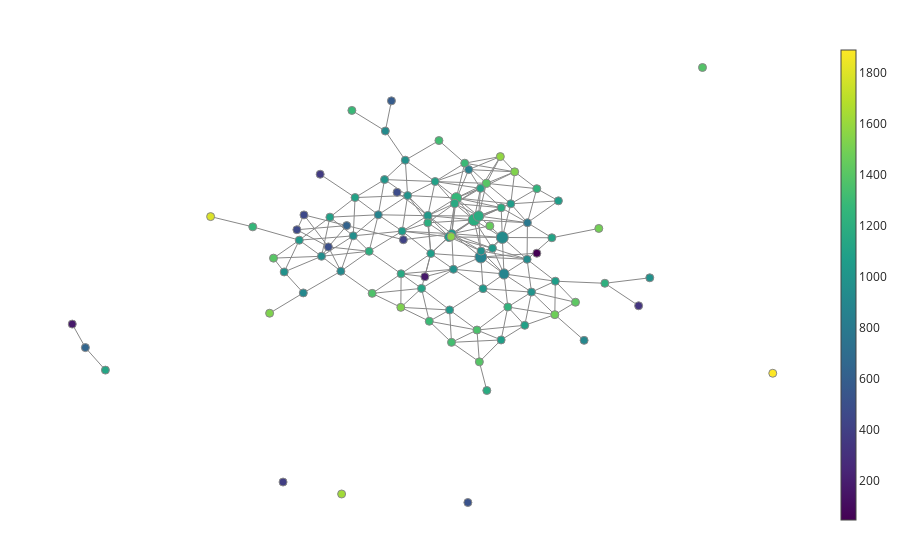

Here is the notebook cell this chart was saved with:
### Code cell
fig = plot_static_mapper_graph(mapper_pipeline, X, layout_dim=2)
fig.show()

### Figure 1 — Plotly figure (JSON) as saved in the notebook; plotly's stock layout.template omitted (floating-point values rounded to 4 significant figures; data arrays with more than 128 entries replaced by an {"elided": "..."} marker saying what was removed)
{"data": [{"hoverinfo": "none", "line": {"color": "#888", "width": 1}, "mode": "lines", "name": "edge_trace", "type": "scatter", "uid": "4dcd7ad9-d204-42c5-bd13-bd4157a7e688", "x": {"elided": "723 float values"}, "y": {"elided": "723 float values"}}, {"hoverinfo": "text", "hovertext": ["Node ID: 0<br>Pullback set label: 43<br>Partial cluster label: -1<br>Node size: 216<br>Summary statistic: 931.0", "Node ID: 1<br>Pullback set label: 53<br>Partial cluster label: -1<br>Node size: 158<br>Summary statistic: 882.0", "Node ID: 2<br>Pullback set label: 44<br>Partial cluster label: -1<br>Node size: 210<br>Summary statistic: 874.0", "Node ID: 3<br>Pullback set label: 53<br>Partial cluster label: 0<br>Node size: 5<br>Summary statistic: 48.2", "Node ID: 4<br>Pullback set label: 34<br>Partial cluster label: 0<br>Node size: 43<br>Summary statistic: 1180.0", "Node ID: 5<br>Pullback set label: 35<br>Partial cluster label: 0<br>Node size: 210<br>Summary statistic: 1190.0", "Node ID: 6<br>Pullback set label: 42<br>Partial cluster label: -1<br>Node size: 31<br>Summary statistic: 785.0", "Node ID: 7<br>Pullback set label: 45<br>Partial cluster label: -1<br>Node size: 53<br>Summary statistic: 976.0", "Node ID: 8<br>Pullback set label: 46<br>Partial cluster label: 0<br>Node size: 5<br>Summary statistic: 172.0", "Node ID: 9<br>Pullback set label: 35<br>Partial cluster label: -1<br>Node size: 163<br>Summary statistic: 1170.0", "Node ID: 10<br>Pullback set label: 36<br>Partial cluster label: -1<br>Node size: 111<br>Summary statistic: 1020.0", "Node ID: 11<br>Pullback set label: 18<br>Partial cluster label: -1<br>Node size: 63<br>Summary statistic: 990.0", "Node ID: 12<br>Pullback set label: 34<br>Partial cluster label: -1<br>Node size: 43<br>Summary statistic: 1060.0", "Node ID: 13<br>Pullback set label: 19<br>Partial cluster label: -1<br>Node size: 39<br>Summary statistic: 872.0", "Node ID: 14<br>Pullback set label: 28<br>Partial cluster label: -1<br>Node size: 101<br>Summary statistic: 1020.0", "Node ID: 15<br>Pullback set label: 43<br>Partial cluster label: 0<br>Node size: 94<br>Summary statistic: 973.0", "Node ID: 16<br>Pullback set label: 61<br>Partial cluster label: -1<br>Node size: 44<br>Summary statistic: 988.0", "Node ID: 17<br>Pullback set label: 27<br>Partial cluster label: -1<br>Node size: 170<br>Summary statistic: 1270.0", "Node ID: 18<br>Pullback set label: 26<br>Partial cluster label: -1<br>Node size: 99<br>Summary statistic: 1400.0", "Node ID: 19<br>Pullback set label: 36<br>Partial cluster label: 0<br>Node size: 126<br>Summary statistic: 1030.0", "Node ID: 20<br>Pullback set label: 17<br>Partial cluster label: -1<br>Node size: 92<br>Summary statistic: 1090.0", "Node ID: 21<br>Pullback set label: 20<br>Partial cluster label: 0<br>Node size: 33<br>Summary statistic: 498.0", "Node ID: 22<br>Pullback set label: 44<br>Partial cluster label: 0<br>Node size: 77<br>Summary statistic: 1040.0", "Node ID: 23<br>Pullback set label: 10<br>Partial cluster label: -1<br>Node size: 24<br>Summary statistic: 1020.0", "Node ID: 24<br>Pullback set label: 9<br>Partial cluster label: -1<br>Node size: 31<br>Summary statistic: 980.0", "Node ID: 25<br>Pullback set label: 51<br>Partial cluster label: -1<br>Node size: 11<br>Summary statistic: 1110.0", "Node ID: 26<br>Pullback set label: 52<br>Partial cluster label: -1<br>Node size: 90<br>Summary statistic: 933.0", "Node ID: 27<br>Pullback set label: 29<br>Partial cluster label: -1<br>Node size: 54<br>Summary statistic: 1060.0", "Node ID: 28<br>Pullback set label: 37<br>Partial cluster label: -1<br>Node size: 45<br>Summary statistic: 1070.0", "Node ID: 29<br>Pullback set label: 16<br>Partial cluster label: -1<br>Node size: 65<br>Summary statistic: 1290.0", "Node ID: 30<br>Pullback set label: 62<br>Partial cluster label: -1<br>Node size: 29<br>Summary statistic: 1240.0", "Node ID: 31<br>Pullback set label: 29<br>Partial cluster label: 0<br>Node size: 19<br>Summary statistic: 627.0", "Node ID: 32<br>Pullback set label: 30<br>Partial cluster label: 0<br>Node size: 17<br>Summary statistic: 461.0", "Node ID: 33<br>Pullback set label: 8<br>Partial cluster label: -1<br>Node size: 17<br>Summary statistic: 1320.0", "Node ID: 34<br>Pullback set label: 38<br>Partial cluster label: -1<br>Node size: 20<br>Summary statistic: 1160.0", "Node ID: 35<br>Pullback set label: 21<br>Partial cluster label: -1<br>Node size: 37<br>Summary statistic: 947.0", "Node ID: 36<br>Pullback set label: 19<br>Partial cluster label: 0<br>Node size: 8<br>Summary statistic: 464.0", "Node ID: 37<br>Pullback set label: 20<br>Partial cluster label: -1<br>Node size: 58<br>Summary statistic: 955.0", "Node ID: 38<br>Pullback set label: 60<br>Partial cluster label: -1<br>Node size: 14<br>Summary statistic: 1070.0", "Node ID: 39<br>Pullback set label: 13<br>Partial cluster label: -1<br>Node size: 20<br>Summary statistic: 1040.0", "Node ID: 40<br>Pullback set label: 1<br>Partial cluster label: -1<br>Node size: 7<br>Summary statistic: 929.0", "Node ID: 41<br>Pullback set label: 12<br>Partial cluster label: -1<br>Node size: 19<br>Summary statistic: 1100.0", "Node ID: 42<br>Pullback set label: 46<br>Partial cluster label: -1<br>Node size: 13<br>Summary statistic: 1130.0", "Node ID: 43<br>Pullback set label: 37<br>Partial cluster label: 0<br>Node size: 5<br>Summary statistic: 415.0", "Node ID: 44<br>Pullback set label: 49<br>Partial cluster label: -1<br>Node size: 2<br>Summary statistic: 652.0", "Node ID: 45<br>Pullback set label: 57<br>Partial cluster label: -1<br>Node size: 1<br>Summary statistic: 175.0", "Node ID: 46<br>Pullback set label: 59<br>Partial cluster label: -1<br>Node size: 9<br>Summary statistic: 1210.0", "Node ID: 47<br>Pullback set label: 28<br>Partial cluster label: 0<br>Node size: 27<br>Summary statistic: 1200.0", "Node ID: 48<br>Pullback set label: 11<br>Partial cluster label: -1<br>Node size: 16<br>Summary statistic: 1100.0", "Node ID: 49<br>Pullback set label: 3<br>Partial cluster label: -1<br>Node size: 2<br>Summary statistic: 368.0", "Node ID: 50<br>Pullback set label: 54<br>Partial cluster label: -1<br>Node size: 40<br>Summary statistic: 1030.0", "Node ID: 51<br>Pullback set label: 68<br>Partial cluster label: -1<br>Node size: 10<br>Summary statistic: 1090.0", "Node ID: 52<br>Pullback set label: 16<br>Partial cluster label: 0<br>Node size: 24<br>Summary statistic: 850.0", "Node ID: 53<br>Pullback set label: 69<br>Partial cluster label: -1<br>Node size: 8<br>Summary statistic: 1080.0", "Node ID: 54<br>Pullback set label: 31<br>Partial cluster label: -1<br>Node size: 10<br>Summary statistic: 928.0", "Node ID: 55<br>Pullback set label: 32<br>Partial cluster label: -1<br>Node size: 7<br>Summary statistic: 907.0", "Node ID: 56<br>Pullback set label: 26<br>Partial cluster label: 0<br>Node size: 65<br>Summary statistic: 1110.0", "Node ID: 57<br>Pullback set label: 27<br>Partial cluster label: 0<br>Node size: 100<br>Summary statistic: 1160.0", "Node ID: 58<br>Pullback set label: 30<br>Partial cluster label: -1<br>Node size: 33<br>Summary statistic: 1200.0", "Node ID: 59<br>Pullback set label: 58<br>Partial cluster label: -1<br>Node size: 1<br>Summary statistic: 332.0", "Node ID: 60<br>Pullback set label: 55<br>Partial cluster label: -1<br>Node size: 10<br>Summary statistic: 1030.0", "Node ID: 61<br>Pullback set label: 29<br>Partial cluster label: 1<br>Node size: 5<br>Summary statistic: 479.0", "Node ID: 62<br>Pullback set label: 24<br>Partial cluster label: -1<br>Node size: 1<br>Summary statistic: 391.0", "Node ID: 63<br>Pullback set label: 22<br>Partial cluster label: -1<br>Node size: 10<br>Summary statistic: 987.0", "Node ID: 64<br>Pullback set label: 5<br>Partial cluster label: -1<br>Node size: 3<br>Summary statistic: 1270.0", "Node ID: 65<br>Pullback set label: 63<br>Partial cluster label: -1<br>Node size: 12<br>Summary statistic: 1360.0", "Node ID: 66<br>Pullback set label: 33<br>Partial cluster label: -1<br>Node size: 6<br>Summary statistic: 1240.0", "Node ID: 67<br>Pullback set label: 41<br>Partial cluster label: -1<br>Node size: 3<br>Summary statistic: 1060.0", "Node ID: 68<br>Pullback set label: 23<br>Partial cluster label: -1<br>Node size: 1<br>Summary statistic: 523.0", "Node ID: 69<br>Pullback set label: 0<br>Partial cluster label: -1<br>Node size: 1<br>Summary statistic: 585.0", "Node ID: 70<br>Pullback set label: 56<br>Partial cluster label: -1<br>Node size: 9<br>Summary statistic: 1300.0", "Node ID: 71<br>Pullback set label: 65<br>Partial cluster label: -1<br>Node size: 2<br>Summary statistic: 978.0", "Node ID: 72<br>Pullback set label: 26<br>Partial cluster label: 1<br>Node size: 5<br>Summary statistic: 1380.0", "Node ID: 73<br>Pullback set label: 70<br>Partial cluster label: -1<br>Node size: 6<br>Summary statistic: 1390.0", "Node ID: 74<br>Pullback set label: 39<br>Partial cluster label: -1<br>Node size: 6<br>Summary statistic: 1370.0", "Node ID: 75<br>Pullback set label: 47<br>Partial cluster label: -1<br>Node size: 5<br>Summary statistic: 1520.0", "Node ID: 76<br>Pullback set label: 72<br>Partial cluster label: -1<br>Node size: 2<br>Summary statistic: 1180.0", "Node ID: 77<br>Pullback set label: 67<br>Partial cluster label: -1<br>Node size: 9<br>Summary statistic: 1480.0", "Node ID: 78<br>Pullback set label: 71<br>Partial cluster label: -1<br>Node size: 1<br>Summary statistic: 900.0", "Node ID: 79<br>Pullback set label: 50<br>Partial cluster label: -1<br>Node size: 2<br>Summary statistic: 1490.0", "Node ID: 80<br>Pullback set label: 14<br>Partial cluster label: -1<br>Node size: 4<br>Summary statistic: 1400.0", "Node ID: 81<br>Pullback set label: 66<br>Partial cluster label: -1<br>Node size: 2<br>Summary statistic: 1420.0", "Node ID: 82<br>Pullback set label: 40<br>Partial cluster label: -1<br>Node size: 2<br>Summary statistic: 1530.0", "Node ID: 83<br>Pullback set label: 2<br>Partial cluster label: -1<br>Node size: 4<br>Summary statistic: 1290.0", "Node ID: 84<br>Pullback set label: 15<br>Partial cluster label: -1<br>Node size: 17<br>Summary statistic: 1580.0", "Node ID: 85<br>Pullback set label: 64<br>Partial cluster label: -1<br>Node size: 6<br>Summary statistic: 1330.0", "Node ID: 86<br>Pullback set label: 25<br>Partial cluster label: -1<br>Node size: 14<br>Summary statistic: 1530.0", "Node ID: 87<br>Pullback set label: 48<br>Partial cluster label: -1<br>Node size: 1<br>Summary statistic: 1130.0", "Node ID: 88<br>Pullback set label: 35<br>Partial cluster label: 1<br>Node size: 6<br>Summary statistic: 1450.0", "Node ID: 89<br>Pullback set label: 4<br>Partial cluster label: -1<br>Node size: 1<br>Summary statistic: 1560.0", "Node ID: 90<br>Pullback set label: 73<br>Partial cluster label: -1<br>Node size: 1<br>Summary statistic: 1630.0", "Node ID: 91<br>Pullback set label: 6<br>Partial cluster label: -1<br>Node size: 2<br>Summary statistic: 1790.0", "Node ID: 92<br>Pullback set label: 7<br>Partial cluster label: -1<br>Node size: 2<br>Summary statistic: 1890.0"], "marker": {"color": [931.0, 882.1, 874.4, 48.2, 1178.0, 1195.0, 785.1, 975.8, 172.2, 1174.0, 1022.0, 990.0, 1056.0, 872.0, 1024.0, 973.1, 987.7, 1269.0, 1399.0, 1030.0, 1095.0, 498.4, 1042.0, 1016.0, 979.7, 1113.0, 932.9, 1058.0, 1069.0, 1294.0, 1239.0, 627.4, 460.5, 1322.0, 1156.0, 946.6, 463.9, 954.8, 1074.0, 1045, 928.6, 1099.0, 1127.0, 414.8, 651.5, 175, 1210.0, 1205.0, 1103.0, 367.5, 1026.0, 1091.0, 849.8, 1078.0, 927.7, 906.9, 1115.0, 1163.0, 1198.0, 332, 1033.0, 479.4, 391, 987.1, 1270.0, 1358.0, 1239.0, 1064, 523, 585, 1298.0, 978.5, 1383.0, 1394.0, 1369.0, 1524.0, 1177, 1478.0, 900, 1494, 1403.0, 1420.0, 1528, 1285.0, 1582.0, 1331.0, 1533.0, 1128, 1446.0, 1559, 1628, 1793, 1890.0], "colorbar": {"thickness": 15, "title": {"side": "right", "text": ""}, "xanchor": "left"}, "colorscale": [[0, "#440154"], [0.1111, "#482878"], [0.2222, "#3e4989"], [0.3333, "#31688e"], [0.4444, "#26828e"], [0.5556, "#1f9e89"], [0.6667, "#35b779"], [0.7778, "#6ece58"], [0.8889, "#b5de2b"], [1, "#fde725"]], "line": {"color": "#888", "width": 1}, "opacity": 1, "reversescale": false, "showscale": true, "size": [216, 158, 210, 5, 43, 210, 31, 53, 5, 163, 111, 63, 43, 39, 101, 94, 44, 170, 99, 126, 92, 33, 77, 24, 31, 11, 90, 54, 45, 65, 29, 19, 17, 17, 20, 37, 8, 58, 14, 20, 7, 19, 13, 5, 2, 1, 9, 27, 16, 2, 40, 10, 24, 8, 10, 7, 65, 100, 33, 1, 10, 5, 1, 10, 3, 12, 6, 3, 1, 1, 9, 2, 5, 6, 6, 5, 2, 9, 1, 2, 4, 2, 2, 4, 17, 6, 14, 1, 6, 1, 1, 2, 2], "sizemin": 4, "sizemode": "area", "sizeref": 3}, "mode": "markers", "name": "node_trace", "type": "scatter", "uid": "93f47b01-95f8-4e63-ad38-25e3f67d3cb7", "x": [2.733, 2.774, 2.224, 3.553, 2.707, 2.062, 3.33, 1.574, 0.8962, 2.171, 1.534, 0.4865, 2.935, -0.2092, 0.968, 2.23, 3.427, 1.643, 2.357, 1.47, 1.14, -1.393, 2.5, -0.06074, 0.4313, 3.91, 3.321, 0.3578, 1.037, 1.842, 2.865, -0.9591, -1.973, 1.23, 0.3325, -1.557, -2.14, -0.804, 3.992, -2.085, -0.04227, -1.357, 0.8164, 0.3865, -7.16, -7.472, 5.167, 0.966, -0.7594, -1.588, 2.278, 3.267, 1.937, 2.705, -1.097, -1.989, 2.217, 1.603, -0.4267, 5.969, 1.483, 0.2365, -2.469, -2.442, -3.188, 2.133, 3.552, 4.065, 1.916, 0.1029, 1.001, 6.233, 7.484, 2.189, -0.3545, 0.3258, 2.366, 3.98, 4.674, 5.023, -2.696, 4.47, -2.788, -0.8356, 2.687, 1.528, 3.027, -6.684, 2.438, 1.519, -1.08, -4.188, 9.151], "y": [1.044, -0.2597, 0.3453, 0.4818, 2.107, 1.673, 1.571, -0.09214, -0.3587, 1.81, 1.179, 2.542, 2.247, 1.855, 1.823, 0.5594, -0.9082, 2.456, 2.979, 1.063, 3.044, 0.7073, 0.6568, 3.114, 3.806, 1.034, 0.2635, 1.271, 0.4706, 3.699, -1.44, 1.468, 1.85, 4.508, -0.2543, 0.3721, 1.321, 1.103, -0.5182, 0.9478, 4.848, 1.77, -0.7755, 0.964, -2.892, -2.052, -0.5929, 1.569, 2.471, 3.304, -0.7845, -2.095, 3.47, -2.618, -0.1613, -0.9376, 2.799, 2.258, 0.5501, -1.397, -1.546, 2.658, -7.697, -0.1878, 1.424, -2.264, 2.788, 2.353, -8.428, 5.926, -1.95, -0.3972, 7.119, -3.401, -0.9538, -1.454, -4.425, -1.714, -2.633, 1.367, 0.3059, -1.27, -1.663, 5.585, 3.935, -2.705, 3.391, -3.696, 1.458, 1.076, -8.124, 1.79, -3.809]}], "layout": {"autosize": false, "hovermode": "closest", "margin": {"b": 20, "l": 5, "r": 5, "t": 40}, "showlegend": false, "title": {"text": ""}, "xaxis": {"showgrid": false, "showline": false, "showticklabels": false, "ticks": "", "title": {"text": ""}, "zeroline": false}, "yaxis": {"showgrid": false, "showline": false, "showticklabels": false, "ticks": "", "title": {"text": ""}, "zeroline": false}}}
